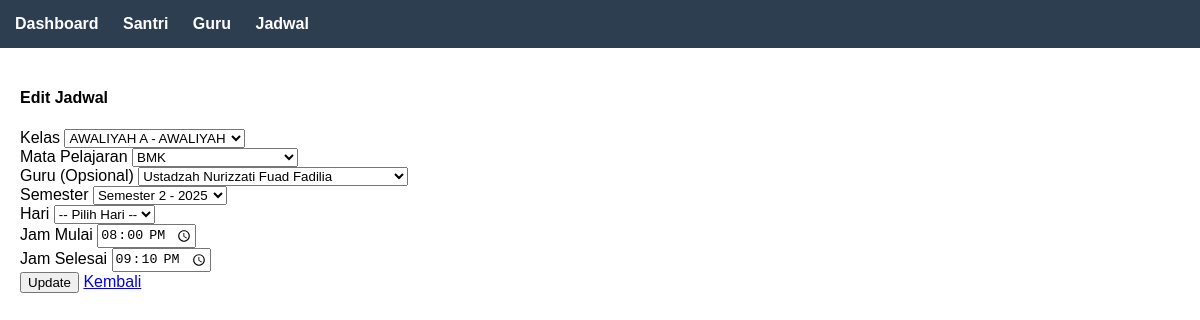
Screenshot of /jadwal/edit/1/ with the database file from the repository.
### administrator/models.py (models this page shows, shortened)
class Jadwal(models.Model):
    kelas = models.ForeignKey(Kelas, on_delete=models.CASCADE)
    mata_pelajaran = models.ForeignKey(MataPelajaran, on_delete=models.CASCADE)
    guru = models.ForeignKey(Guru, on_delete=models.CASCADE, null=True, blank=True)
    semester = models.ForeignKey(Semester, on_delete=models.CASCADE)
    hari = models.CharField(max_length=20)
    jam_mulai = models.TimeField()
    jam_selesai = models.TimeField()
    class Meta:
        verbose_name = "Jadwal"
        verbose_name_plural = "Jadwal"

class Kelas(models.Model):
    nama_kelas = models.CharField(max_length=50)
    cabang = models.ForeignKey(Cabang, on_delete=models.CASCADE)
    tingkat = models.ForeignKey(Tingkat, on_delete=models.CASCADE)
    class Meta:
        verbose_name = "Kelas"
        verbose_name_plural = "Kelas"

class MataPelajaran(models.Model):
    nama_mapel = models.CharField(max_length=100)
    class Meta:
        verbose_name = "Mata Pelajaran"
        verbose_name_plural = "Mata Pelajaran"

class Guru(models.Model):
    nama_guru = models.CharField(max_length=100)
    class Meta:
        verbose_name = "Guru"
        verbose_name_plural = "Guru"

class Semester(models.Model):
    nama_semester = models.CharField(max_length=20)  # Ganjil / Genap
    tahun_akademik = models.ForeignKey(TahunAkademik, on_delete=models.CASCADE)
    class Meta:
        verbose_name = "Semester"
        verbose_name_plural = "Semester"

### administrator/views.py (the view, shortened to what this page needs)
# urls.py: path('jadwal/edit/<int:id>/', views.jadwal_edit, name='jadwal_edit'),
def jadwal_edit(request, id):
    jadwal = get_object_or_404(Jadwal, id=id)
    kelas = Kelas.objects.select_related('cabang', 'tingkat').all()
    mata_pelajaran = MataPelajaran.objects.all()
    guru = Guru.objects.all()
    semester = Semester.objects.select_related('tahun_akademik').all()
    context = {
        'data': jadwal,
        'kelas': kelas,
        'mata_pelajaran': mata_pelajaran,
        'guru': guru,
        'semester': semester
    }
    return render(request, 'jadwal/edit.html', context)

### templates/jadwal/edit.html (shortened to what this page needs)
{% extends 'base.html' %}
{% block content %}
<div class="container-fluid">
    <div class="row">
        <div class="col-12">
            <div class="card">
                <div class="card-header">
                    <h4 class="card-title">Edit Jadwal</h4>
                </div>
                <div class="card-body">
                    <form method="post">
                        <div class="row">
                            <div class="col-md-6">
                                <div class="form-group">
                                    <label for="kelas">Kelas</label>
                                    <select class="form-control" id="kelas" name="kelas" required>
                                        {% for item in kelas %}
                                        <option value="{{ item.id }}" {% if item.id == data.kelas.id %}selected{% endif %}>
                                            {{ item.nama_kelas }} - {{ item.tingkat.nama_tingkat }}
                                        </option>
                                        {% endfor %}
                                    </select>
                                </div>
                            </div>
                            <div class="col-md-6">
                                <div class="form-group">
                                    <label for="mata_pelajaran">Mata Pelajaran</label>
                                    <select class="form-control" id="mata_pelajaran" name="mata_pelajaran" required>
                                        {% for item in mata_pelajaran %}
                                        <option value="{{ item.id }}" {% if item.id == data.mata_pelajaran.id %}selected{% endif %}>
                                            {{ item.nama_mapel }}
                                        </option>
                                        {% endfor %}
                                    </select>
                                </div>
                            </div>
                            <div class="col-md-6">
                                <div class="form-group">
                                    <label for="guru">Guru (Opsional)</label>
                                    <select class="form-control" id="guru" name="guru">
                                        {% for item in guru %}
                                        <option value="{{ item.id }}" {% if data.guru and item.id == data.guru.id %}selected{% endif %}>
                                            {{ item.nama_guru }}
                                        </option>
                                        {% endfor %}
                                    </select>
                                </div>
                            </div>
                            <div class="col-md-6">
                                <div class="form-group">
                                    <label for="semester">Semester</label>
                                    <select class="form-control" id="semester" name="semester" required>
                                        {% for item in semester %}
                                        <option value="{{ item.id }}" {% if item.id == data.semester.id %}selected{% endif %}>
                                            {{ item.nama_semester }} - {{ item.tahun_akademik.tahun }}
                                        </option>
                                        {% endfor %}
                                    </select>
                                </div>
                            </div>
                            <div class="col-md-6">
                                <div class="form-group">
                                    <label for="hari">Hari</label>
                                    <select class="form-control" id="hari" name="hari" required>
                                        <option value="">-- Pilih Hari --</option>
                                    </select>
                                </div>
                            </div>
                            <div class="col-md-3">
                                <div class="form-group">
                                    <label for="jam_mulai">Jam Mulai</label>
                                    <input type="time" class="form-control" id="jam_mulai" name="jam_mulai"
                                           value="{{ data.jam_mulai|time:'H:i' }}" required>
                                </div>
                            </div>
                            <div class="col-md-3">
                                <div class="form-group">
                                    <label for="jam_selesai">Jam Selesai</label>
                                    <input type="time" class="form-control" id="jam_selesai" name="jam_selesai"
                                           value="{{ data.jam_selesai|time:'H:i' }}" required>
                                </div>
                            </div>
                        </div>
                        <div class="row">
                            <div class="col-12">
                                <button type="submit" class="btn btn-primary">
                                     Update
                                </button>
                                <a href="{% url 'jadwal' %}" class="btn btn-secondary">
                                     Kembali
                                </a>
                            </div>
                        </div>
                    </form>
                </div>
            </div>
        </div>
    </div>
</div>
{% endblock %}

### templates/base.html (style rules this page uses)
body { font-family: Arial; margin: 0; padding: 0; }

### rows the page displays
Jadwal: kelas "AWALIYAH A - AWALIYAH", mata_pelajaran "BMK", guru "Ustadzah Nurizzati Fuad Fadilia", semester "Semester 2 - 2025", jam_mulai "20:00", jam_selesai "21:10"
